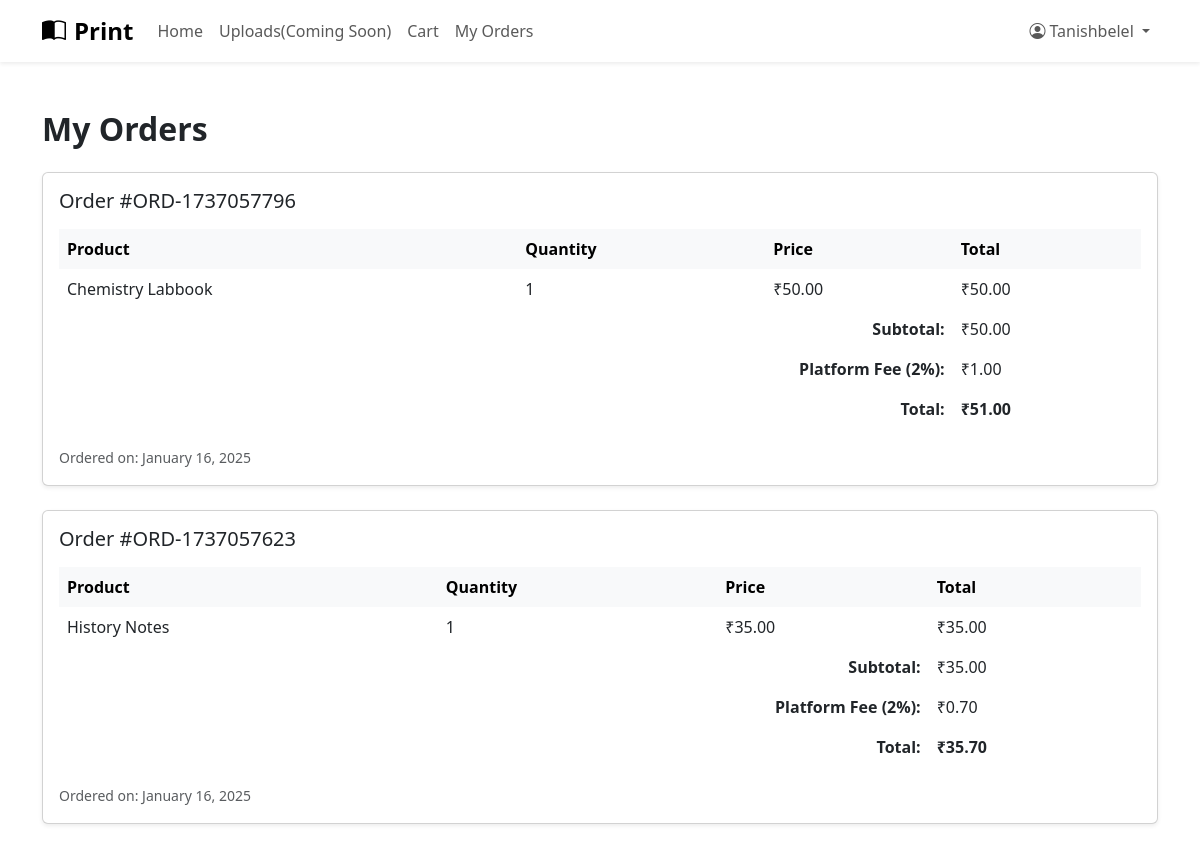
The page /orders/ (signed in, upper part) on the database as committed earlier.
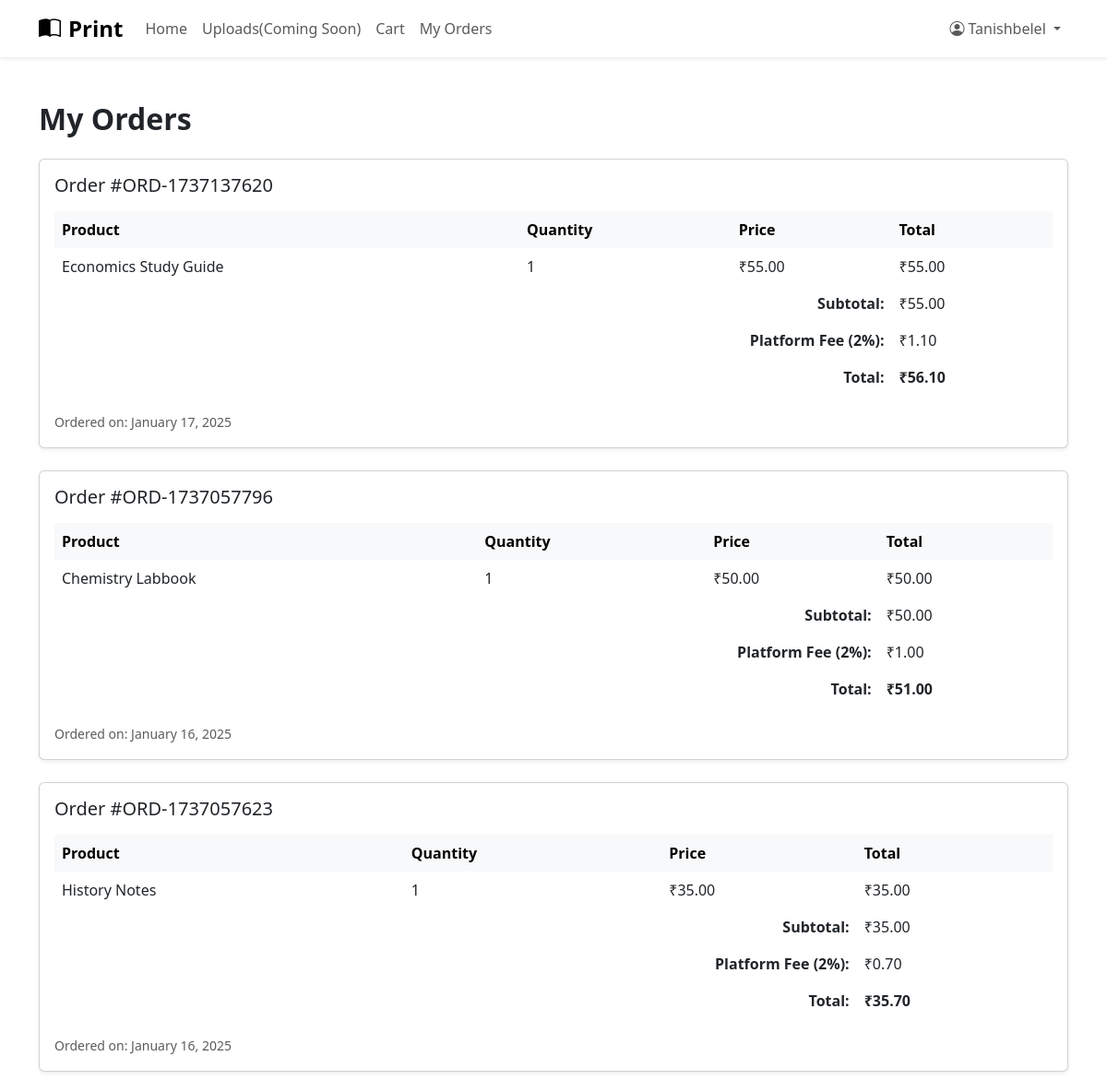
The same page on the database as committed later.
### main/models.py (models this page shows)
class Order(models.Model):
    user = models.ForeignKey(User, on_delete=models.CASCADE)
    order_number = models.CharField(max_length=50, unique=True)  # Add this line
    payment_method = models.CharField(max_length=50)
    subtotal = models.DecimalField(max_digits=10, decimal_places=2)
    platform_fee = models.DecimalField(max_digits=10, decimal_places=2)
    total_amount = models.DecimalField(max_digits=10, decimal_places=2)
    status = models.CharField(max_length=20)
    created_at = models.DateTimeField(auto_now_add=True)

class OrderItem(models.Model):
    order = models.ForeignKey(Order, related_name='items', on_delete=models.CASCADE)
    product_name = models.CharField(max_length=200)
    price = models.DecimalField(max_digits=10, decimal_places=2)
    quantity = models.PositiveIntegerField()
    def get_total(self):
        return self.price * self.quantity

### main/views.py (the view)
# urls.py: path('orders/', order_list, name='order_list'),
@login_required
def order_list(request):
    orders = Order.objects.filter(user=request.user).order_by('-created_at')
    return render(request, 'orders.html', {'orders': orders})

### main/templates/orders.html (shortened to what this page needs)
{% extends "base.html" %}
{% block start %}
<div class="container mt-5">
    <h2 class="fw-bold mb-4">My Orders</h2>
    {% if orders %}
        {% for order in orders %}
        <div class="card shadow-sm mb-4">
            <div class="card-body">
                <div class="d-flex justify-content-between align-items-center mb-3">
                    <h5 class="card-title mb-0">Order #{{ order.order_number }}</h5>
                    <span class="badge bg-{{ order.status|lower }}">
                    </span>
                </div>
                <div class="table-responsive">
                    <table class="table table-borderless">
                        <thead class="table-light">
                            <tr>
                                <th>Product</th>
                                <th>Quantity</th>
                                <th>Price</th>
                                <th>Total</th>
                            </tr>
                        </thead>
                        <tbody>
                            {% for item in order.items.all %}
                            <tr>
                                <td>{{ item.product_name }}</td>
                                <td>{{ item.quantity }}</td>
                                <td>₹{{ item.price }}</td>
                                <td>₹{{ item.get_total }}</td>
                            </tr>
                            {% endfor %}
                        </tbody>
                        <tfoot>
                            <tr>
                                <td colspan="3" class="text-end"><strong>Subtotal:</strong></td>
                                <td>₹{{ order.subtotal }}</td>
                            </tr>
                            <tr>
                                <td colspan="3" class="text-end"><strong>Platform Fee (2%):</strong></td>
                                <td>₹{{ order.platform_fee }}</td>
                            </tr>
                            <tr>
                                <td colspan="3" class="text-end"><strong>Total:</strong></td>
                                <td><strong>₹{{ order.total_amount }}</strong></td>
                            </tr>
                        </tfoot>
                    </table>
                </div>
                <div class="text-muted">
                    <small>Ordered on: {{ order.created_at|date:"F d, Y" }}</small>
                </div>
            </div>
        </div>
        {% endfor %}
    {% else %}
        <div class="alert alert-info">
            <p>You don't have any orders yet.</p>
            <a href="{% url 'main' %}" class="btn btn-primary mt-3">Continue Shopping</a>
        </div>
    {% endif %}
</div>
{% endblock %}

### main/templates/base.html (shortened to what this page needs)
<!DOCTYPE html>
<html lang="en">
<head>
    <link href="https://cdn.jsdelivr.net/npm/bootstrap@5.3.0/dist/css/bootstrap.min.css" rel="stylesheet">
    <link rel="stylesheet" href="https://cdn.jsdelivr.net/npm/bootstrap-icons@1.11.2/font/bootstrap-icons.css">
</head>
<body>
    <nav class="navbar navbar-expand-lg navbar-light bg-white shadow-sm">
        <div class="container">
            <a class="navbar-brand" href="/">
                <i class="bi bi-book-half me-2"></i>Print
            </a>
            <div class="collapse navbar-collapse" id="navbarNav">
                <ul class="navbar-nav me-auto">
                    <li class="nav-item">
                        <a class="nav-link" href="/main/">Home</a>
                    </li>
                    <li class="nav-item">
                        <a class="nav-link" href="/products/">Uploads(Coming Soon)</a>
                    </li>
                    {% if request.user.is_authenticated %}
                    <li class="nav-item">
                        <a class="nav-link" href="/cart/">Cart</a>
                    </li>
                    <li class="nav-item">
                        <a href="{% url 'order_list' %}" class="nav-link">My Orders</a>
                    </li>
                    {% endif %}
                </ul>
                <ul class="navbar-nav">
                    {% if request.user.is_authenticated %}
                        <li class="nav-item dropdown">
                            <a class="nav-link dropdown-toggle" href="#" role="button" data-bs-toggle="dropdown">
                                <i class="bi bi-person-circle me-1"></i>{{ request.user.username }}
                            </a>
                        </li>
                    {% endif %}
                </ul>
            </div>
        </div>
    </nav>
    <main>
        {% block start %}{% endblock %}
    </main>
</body>
</html>

### main/templates/base.html (style rules this page uses)
body { min-height: 100vh; display: flex; flex-direction: column; }
.navbar-brand { font-weight: bold; font-size: 1.5rem; }
.nav-link { font-weight: 500; }

Rows that differ between the two databases and show on the page:
added Order: order_number "ORD-1737137620", subtotal "55.00", platform_fee "1.10", total_amount "56.10", created_at "January 17, 2025"
added OrderItem: product_name "Economics Study Guide", quantity "1", price "55.00", get_total "55.00", shown under "ORD-1737137620"
